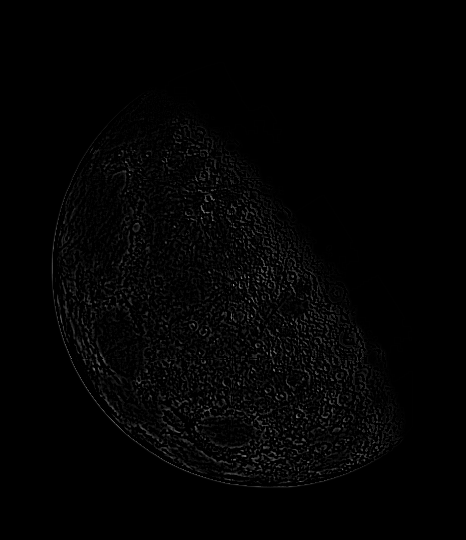
#> input picture tp3/Ej4/results/image_with_borders_laplacian.png, 466 x 540 px, given in place of homomorphicColor2.png, which was not available
$ python laplacian.py
#> lines starting #> are read from the running program, lines starting #| are printed output that depends on the picture; pictures that were not available may be replaced by others from this repository, and a replacement may not be noted
#laplaciano


import numpy as np
import matplotlib.pyplot as plt
from scipy.signal import convolve2d
from scipy.fft import fft2
from scipy.ndimage import gaussian_filter
from skimage.filters import unsharp_mask
import numpy as np
import matplotlib.pyplot as plt
from scipy.signal import convolve2d
import cv2
import numpy as np


#Lapplaciano tp3 TARDA 20 MINUTOS
image = cv2.imread('homomorphicColor2.png')
#> image is the input picture: shape (540, 466, 3); min 0, max 147, mean 3.3


# Definir las máscaras
normal_mask = np.array([[1, 1, 1],
                        [1, -8, 1],
                        [1, 1, 1]], dtype=np.float32)

borders_mask = np.array([[-1, -1, -1],
                         [-1, 9, -1],
                         [-1, -1, -1]], dtype=np.float32)

height, width, channels = image.shape
#> height = 540; width = 466; channels = 3

# Inicializar las matrices laplacianas por canal
normal_laplacian = np.zeros((height, width, channels), dtype=np.float32)
borders_laplacian = np.zeros((height, width, channels), dtype=np.float32)

# Aplicar las máscaras por canal
for i in range(1, height - 1):
    for j in range(1, width - 1):
        region = image[i-1:i+2, j-1:j+2, :]
        for channel in range(channels):
            normal_value = np.sum(region[:, :, channel] * normal_mask)
            normal_laplacian[i, j, channel] = normal_value
            borders_value = np.sum(region[:, :, channel] * borders_mask)
            borders_laplacian[i, j, channel] = borders_value
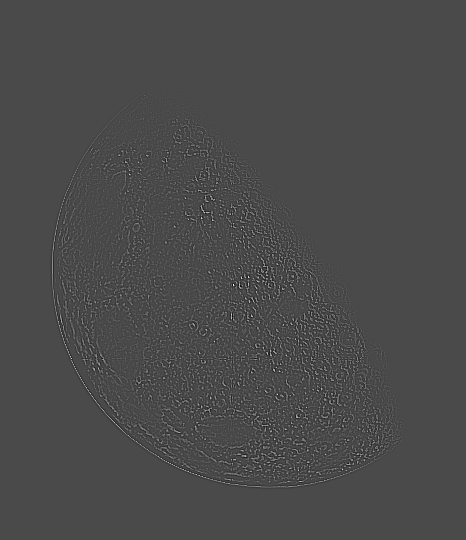
#> borders_laplacian: shape (540, 466, 3) float32; min -462, max 1129, mean 3.3; drawn with min black and max white
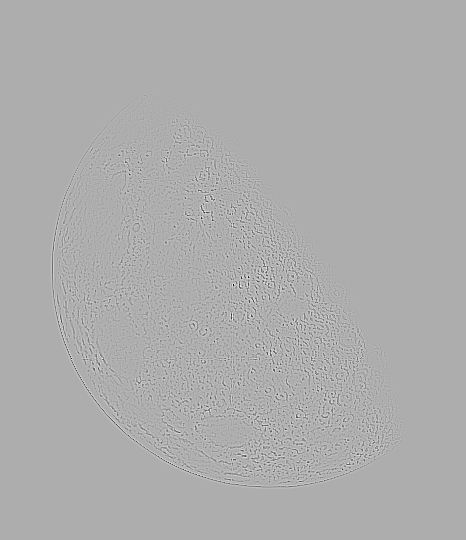
#> normal_laplacian: shape (540, 466, 3) float32; min -982, max 462, mean 0; drawn with min black and max white

# Aplicar el clip y cambio de escala por canal
normal_laplacian = np.clip(normal_laplacian, 0, 255).astype(np.uint8)
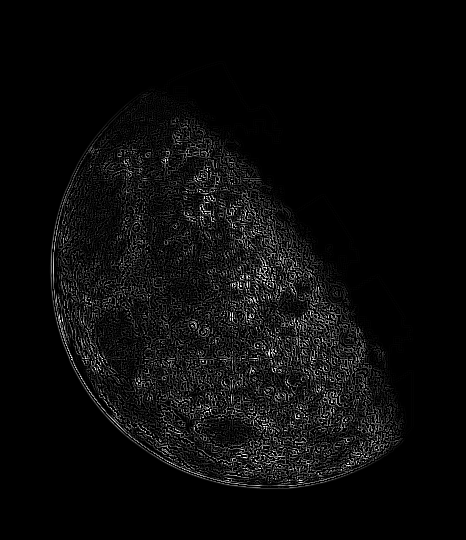
#> normal_laplacian: shape (540, 466, 3); min 0, max 255, mean 11
borders_laplacian = np.clip(borders_laplacian, 0, 255).astype(np.uint8)
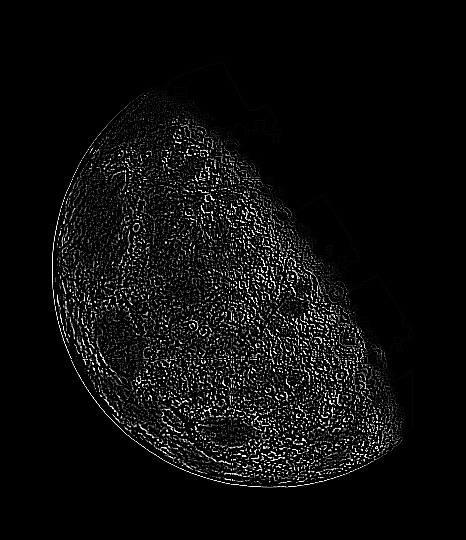
#> borders_laplacian: shape (540, 466, 3); min 0, max 255, mean 12.7

normal_laplacian_scaled_down = np.clip(normal_laplacian * 0.5, 0, 255).astype(np.uint8)
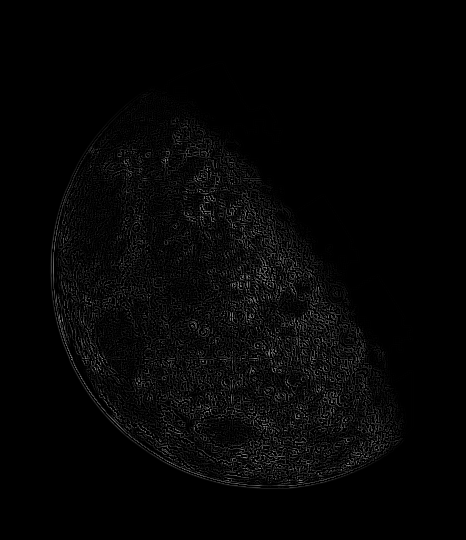
#> normal_laplacian_scaled_down: shape (540, 466, 3); min 0, max 127, mean 5.5
normal_laplacian_scaled_up = np.clip(normal_laplacian * 1.5, 0, 255).astype(np.uint8)
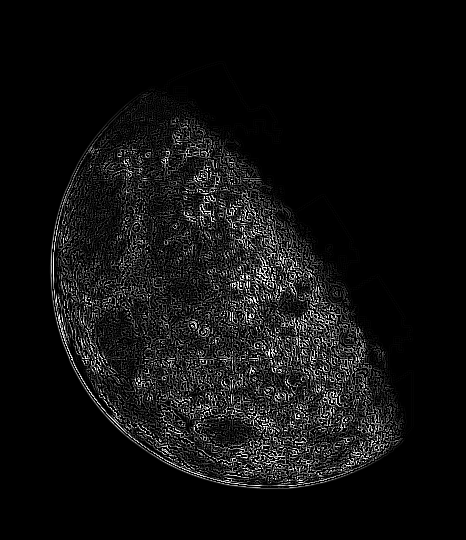
#> normal_laplacian_scaled_up: shape (540, 466, 3); min 0, max 255, mean 16.3

# Restar el laplaciano a la imagen original por canal
image_with_normal_mask = cv2.subtract(image, normal_laplacian)
image_with_normal_mask_scaled_down = cv2.subtract(image, normal_laplacian_scaled_down)
image_with_normal_mask_scaled_up = cv2.subtract(image, normal_laplacian_scaled_up)


# Especifica las rutas de guardado para cada imagen
path_normal_laplacian = 'normal_laplacian.png'
path_borders_laplacian = 'borders_laplacian.png'
path_normal_laplacian_scaled_down = 'normal_laplacian_scaled_down.png'
path_normal_laplacian_scaled_up = 'normal_laplacian_scaled_up.png'
path_image_with_normal_mask = 'image_with_normal_mask.png'
path_image_with_normal_mask_scaled_down = 'image_with_normal_mask_scaled_down.png'
path_image_with_normal_mask_scaled_up = 'image_with_normal_mask_scaled_up.png'

# Guardar las imágenes
cv2.imwrite(path_normal_laplacian, normal_laplacian)
cv2.imwrite(path_borders_laplacian, borders_laplacian)
cv2.imwrite(path_normal_laplacian_scaled_down, normal_laplacian_scaled_down)
cv2.imwrite(path_normal_laplacian_scaled_up, normal_laplacian_scaled_up)
cv2.imwrite(path_image_with_normal_mask, image_with_normal_mask)
cv2.imwrite(path_image_with_normal_mask_scaled_down, image_with_normal_mask_scaled_down)
cv2.imwrite(path_image_with_normal_mask_scaled_up, image_with_normal_mask_scaled_up)

$ run again, on tp3/Ej4/results/laplacian_90deg.png
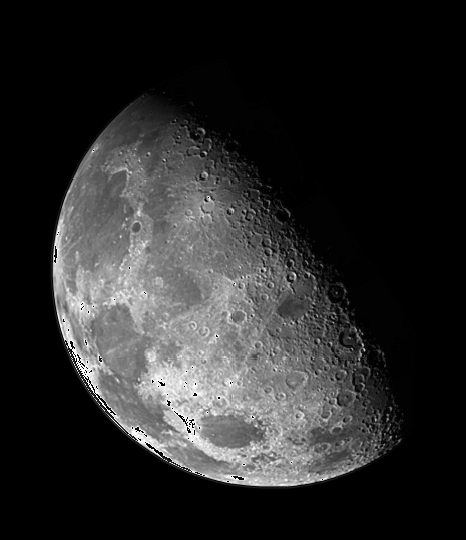
#> input picture tp3/Ej4/results/laplacian_90deg.png, 466 x 540 px, given in place of homomorphicColor2.png, which was not available
#> image is the input picture: shape (540, 466, 3); min 0, max 255, mean 42.1
#> after the loop `for i in range(1, height - 1):`:
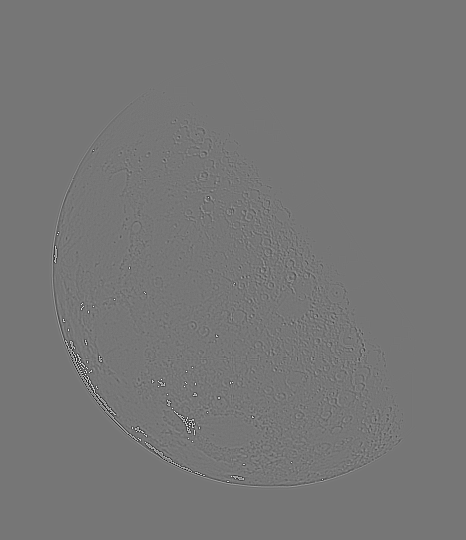
#> normal_laplacian: shape (540, 466, 3) float32; min -1770, max 2033, mean 0; drawn with min black and max white
#> `image_with_normal_mask_scaled_down = cv2.subtract(image, normal_laplac..`:
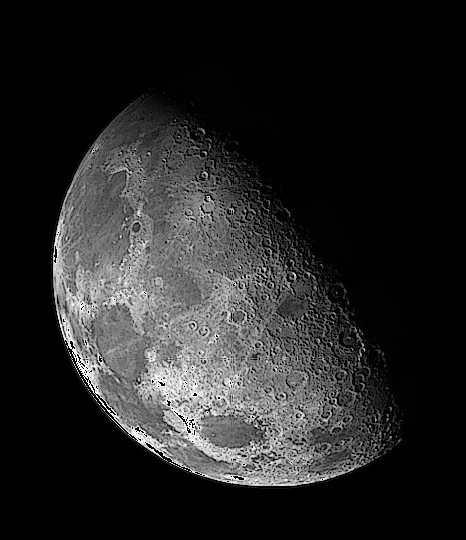
#> image_with_normal_mask_scaled_down: shape (540, 466, 3); min 0, max 255, mean 37.7
